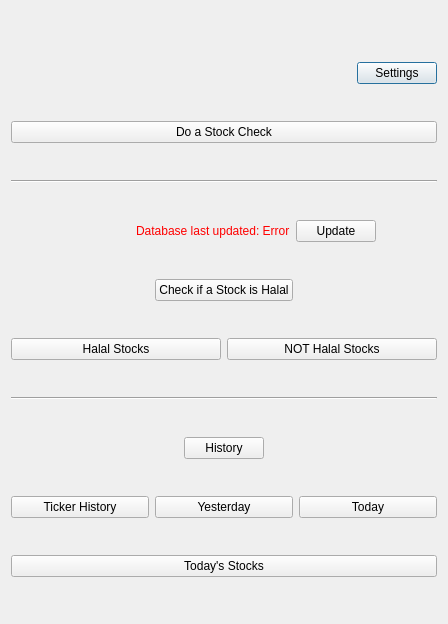
<?xml version="1.0" encoding="UTF-8"?>
<ui version="4.0">
 <class>homeScreen</class>
 <widget class="QDialog" name="homeScreen">
  <property name="enabled">
   <bool>true</bool>
  </property>
  <property name="geometry">
   <rect>
       <x>0</x>
       <y>0</y>
       <width>448</width>
       <height>624</height>
   </rect>
  </property>
  <property name="windowTitle">
   <string>Stock Watchlist &amp; Logger</string>
  </property>
  <property name="accessibleName">
   <string/>
  </property>
  <property name="autoFillBackground">
   <bool>false</bool>
  </property>
  <layout class="QVBoxLayout" name="verticalLayout_2">
   <item>
       <layout class="QVBoxLayout" name="verticalLayout">
           <item>
               <spacer name="verticalSpacer">
                   <property name="orientation">
                       <enum>Qt::Vertical</enum>
                   </property>
                   <property name="sizeType">
                       <enum>QSizePolicy::Minimum</enum>
                   </property>
                   <property name="sizeHint" stdset="0">
                       <size>
                           <width>20</width>
                           <height>20</height>
                       </size>
                   </property>
               </spacer>
           </item>
           <item>
               <layout class="QHBoxLayout" name="horizontalLayout_3">
                   <item alignment="Qt::AlignRight">
                       <widget class="QPushButton" name="settings_Button">
                           <property name="text">
                               <string>Settings</string>
                           </property>
                       </widget>
                   </item>
               </layout>
           </item>
           <item>
               <widget class="QPushButton" name="stockCheck_button">
                   <property name="text">
                       <string>Do a Stock Check</string>
                   </property>
               </widget>
           </item>
           <item>
               <widget class="Line" name="line">
                   <property name="orientation">
                       <enum>Qt::Horizontal</enum>
                   </property>
               </widget>
           </item>
           <item>
               <layout class="QHBoxLayout" name="horizontalLayout_4">
                   <item>
                       <spacer name="horizontalSpacer_5">
                           <property name="orientation">
                               <enum>Qt::Horizontal</enum>
                           </property>
                           <property name="sizeType">
                               <enum>QSizePolicy::Minimum</enum>
                           </property>
                           <property name="sizeHint" stdset="0">
                               <size>
                                   <width>125</width>
                                   <height>0</height>
                               </size>
                           </property>
                       </spacer>
                   </item>
                   <item alignment="Qt::AlignRight">
                       <widget class="QLabel" name="db_last_update_label">
                           <property name="maximumSize">
                               <size>
                                   <width>96000</width>
                                   <height>15</height>
                               </size>
                           </property>
                           <property name="styleSheet">
                               <string notr="true">color: Red</string>
                           </property>
                           <property name="text">
                               <string>Database last updated: Error</string>
                           </property>
                       </widget>
                   </item>
                   <item alignment="Qt::AlignLeft">
                       <widget class="QPushButton" name="Update_Button">
                           <property name="text">
                               <string>Update</string>
                           </property>
                       </widget>
                   </item>
               </layout>
           </item>
           <item>
               <layout class="QHBoxLayout" name="horizontalLayout_2">
                   <item>
                       <spacer name="horizontalSpacer">
                           <property name="orientation">
                               <enum>Qt::Horizontal</enum>
                           </property>
                           <property name="sizeHint" stdset="0">
                               <size>
                                   <width>40</width>
                                   <height>20</height>
                               </size>
                           </property>
                       </spacer>
                   </item>
                   <item>
                       <widget class="QPushButton" name="halalCheck_Button">
                           <property name="text">
                               <string>Check if a Stock is Halal</string>
                           </property>
                       </widget>
                   </item>
                   <item>
                       <spacer name="horizontalSpacer_2">
                           <property name="orientation">
          <enum>Qt::Horizontal</enum>
         </property>
         <property name="sizeHint" stdset="0">
          <size>
           <width>40</width>
           <height>20</height>
          </size>
         </property>
        </spacer>
       </item>
      </layout>
     </item>
     <item>
      <layout class="QHBoxLayout" name="horizontalLayout">
       <item>
        <widget class="QPushButton" name="seeHalal_Button">
         <property name="text">
          <string>Halal Stocks</string>
         </property>
        </widget>
       </item>
       <item>
        <widget class="QPushButton" name="seeNotHalal_Button">
         <property name="text">
          <string>NOT Halal Stocks</string>
         </property>
        </widget>
       </item>
      </layout>
     </item>
     <item>
      <widget class="Line" name="line_2">
       <property name="orientation">
        <enum>Qt::Horizontal</enum>
       </property>
      </widget>
     </item>
     <item>
      <layout class="QHBoxLayout" name="horizontalLayout_6">
       <item>
        <spacer name="horizontalSpacer_4">
         <property name="orientation">
          <enum>Qt::Horizontal</enum>
         </property>
         <property name="sizeHint" stdset="0">
          <size>
           <width>40</width>
           <height>20</height>
          </size>
         </property>
        </spacer>
       </item>
       <item>
        <widget class="QPushButton" name="history_Button">
         <property name="text">
          <string>History</string>
         </property>
        </widget>
       </item>
       <item>
        <spacer name="horizontalSpacer_3">
         <property name="orientation">
          <enum>Qt::Horizontal</enum>
         </property>
         <property name="sizeHint" stdset="0">
          <size>
           <width>40</width>
           <height>20</height>
          </size>
         </property>
        </spacer>
       </item>
      </layout>
     </item>
     <item>
         <layout class="QHBoxLayout" name="horizontalLayout_5">
             <property name="sizeConstraint">
                 <enum>QLayout::SetDefaultConstraint</enum>
             </property>
             <item>
                 <widget class="QPushButton" name="ticker_history_Button">
                     <property name="text">
                         <string>Ticker History</string>
                     </property>
                 </widget>
             </item>
             <item>
                 <widget class="QPushButton" name="yesterday_Button">
                     <property name="text">
                         <string>Yesterday</string>
                     </property>
                 </widget>
             </item>
             <item>
                 <widget class="QPushButton" name="today_Button">
                     <property name="text">
                         <string>Today</string>
                     </property>
                 </widget>
             </item>
         </layout>
     </item>
           <item>
               <widget class="QPushButton" name="todaystock_Button">
                   <property name="text">
                       <string>Today's Stocks</string>
                   </property>
               </widget>
           </item>
       </layout>
   </item>
  </layout>
 </widget>
    <resources>
        <include location="rsrses.qrc"/>
    </resources>
    <connections/>
</ui>
